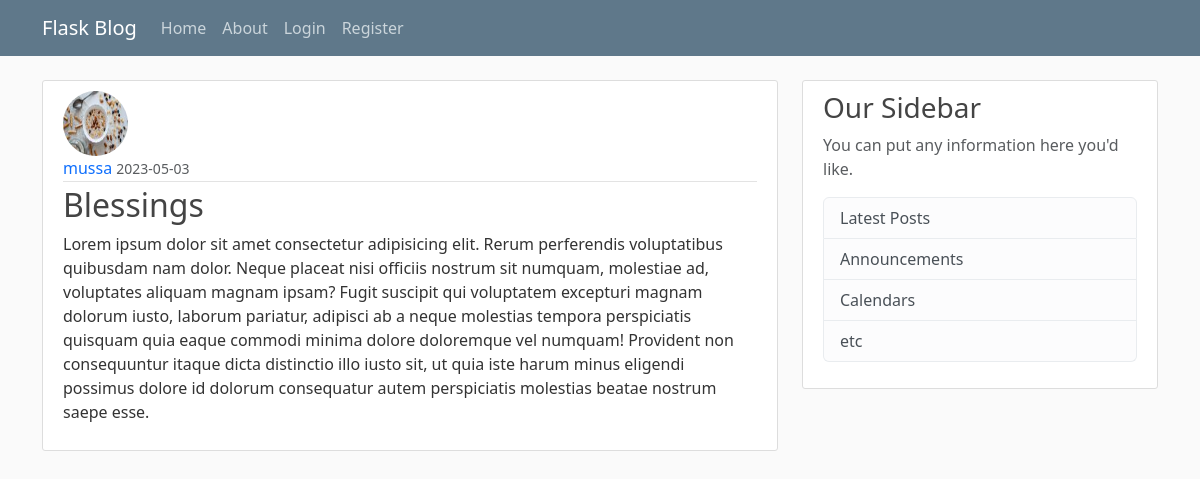
/post/11, run on the app's committed database.
### flask_blog/models.py (models this page shows, shortened)
class User(db.Model, UserMixin): # This is a table called 'User', then we create coloumns within it
    id = db.Column(db.Integer, primary_key=True)
    username = db.Column(db.String(20), unique=True, nullable=False) # Username must not be longer that 20characters, it has to be unique, it cannot be 'null' meaning it must not be empty
    email = db.Column(db.String(120), unique=True, nullable=False) # Email must not be longer that 120characters, it has to be unique, it cannot be 'null' meaning it must not be empty
    image_file = db.Column(db.String(20), nullable=False, default='default.jpg') # This is the user profile picture. It is going to be stored as an harsh, and the harsh will be 20characters long. It must not be empty, Default profile picture that every user starts out with must be default
    password = db.Column(db.String(60), nullable=False) # The password will be stored has an harsh, the harsh will be 60characters long
    post = db.relationship('Post', backref='author', lazy=True) # This is to say the 'post' attribute has a relationship with the 'Post' module. The 'backref' is similar to adding another column to the Post module. What the backref allows us to do is When we have a post we can simply use the "author" attribute to get the user who created the post

class Post(db.Model): # This will hold our post
    id = db.Column(db.Integer, primary_key=True)
    title = db.Column(db.String(100), nullable=False) # Title length will max out at 100characters
    date_posted = db.Column(db.DateTime, nullable=False, default=datetime.utcnow) # data posted will have a 'column type' of datatime, it must not be empty, then the default will be set with the datetime.utcnow function without the brakets'()' because we are not calling it now, its just a argument. 'utc' is the most accurate time to use in a db
    content = db.Column(db.Text, nullable=False) # The type of this column is a txt, it must not be empty
    user_id = db.Column(db.Integer, db.ForeignKey('user.id'), nullable=False)

### flask_blog/route.py (the view)
@app.route("/post/<int:post_id>") # Here, it create a rouute based on the unique id each post has
def post(post_id): # It takes post_id as an input
    post = Post.query.get_or_404(post_id) # This gets the content that exist at the id.....if nothing exist there, it return 404 (Page not found)
    return render_template('post.html', title=post.title, post=post)

### flask_blog/templates/post.html (shortened to what this page needs)
{% extends "layout.html" %} {% block content %}
<article class="media content-section">
    <img class="rounded-circle article-img" src="{{url_for('static', filename='profile_pics/' + post.author.image_file)}}" alt="">
    <div class="media-body">
        <div class="article-metadata">
            <a class="mr-2" href="{{url_for('user_posts', username=post.author.username)}}">{{ post.author.username }}</a>
            <small class="text-muted">{{ post.date_posted.strftime('%Y-%m-%d') }}</small>
        </div>
        <h2 class="article-title">{{ post.title }}</h2>
        <p class="article-content">{{ post.content }}</p>
    </div>
</article>
{% endblock content %}

### flask_blog/static/main.css (style rules this page uses)
*, *::before, *::after { padding: none; margin: none; box-sizing: border-box; text-decoration: none; list-style: none; }
body { background: #fafafa; color: #333333; margin-top: 5rem; }
h1, h2, h3, h4, h5, h6 { color: #444444; }
.content-section { background: #ffffff; padding: 10px 20px; border: 1px solid #dddddd; border-radius: 3px; margin-bottom: 20px; }
.mr-2 { text-decoration: none; }
.article-title { text-decoration: none; color: #444444; }
.article-content { white-space: pre-line; }
.article-img { height: 65px; width: 65px; margin-right: 16px; }
.article-metadata { padding-bottom: 1px; margin-bottom: 4px; border-bottom: 1px solid #e3e3e3 }

### data on the page
User: image_file (picture), author.username "mussa"
Post: date_posted "2023-05-03", title "Blessings", content "Lorem ipsum dolor sit amet consectetur adipisicing elit. Rerum perferendis voluptatibus quibusdam nam dolor. Neque placeat nisi officiis nostrum sit numquam, molestiae ad, voluptates aliquam magnam ipsam? Fugit suscipit qui voluptatem excepturi magnam dolorum iusto, laborum pariatur, adipisci ab a neque molestias tempora perspiciatis quisquam quia eaque commodi minima dolore doloremque vel numquam! Provident non consequuntur itaque dicta distinctio illo iusto sit, ut quia iste harum minus eligendi possimus dolore id dolorum consequatur autem perspiciatis molestias beatae nostrum saepe esse."
